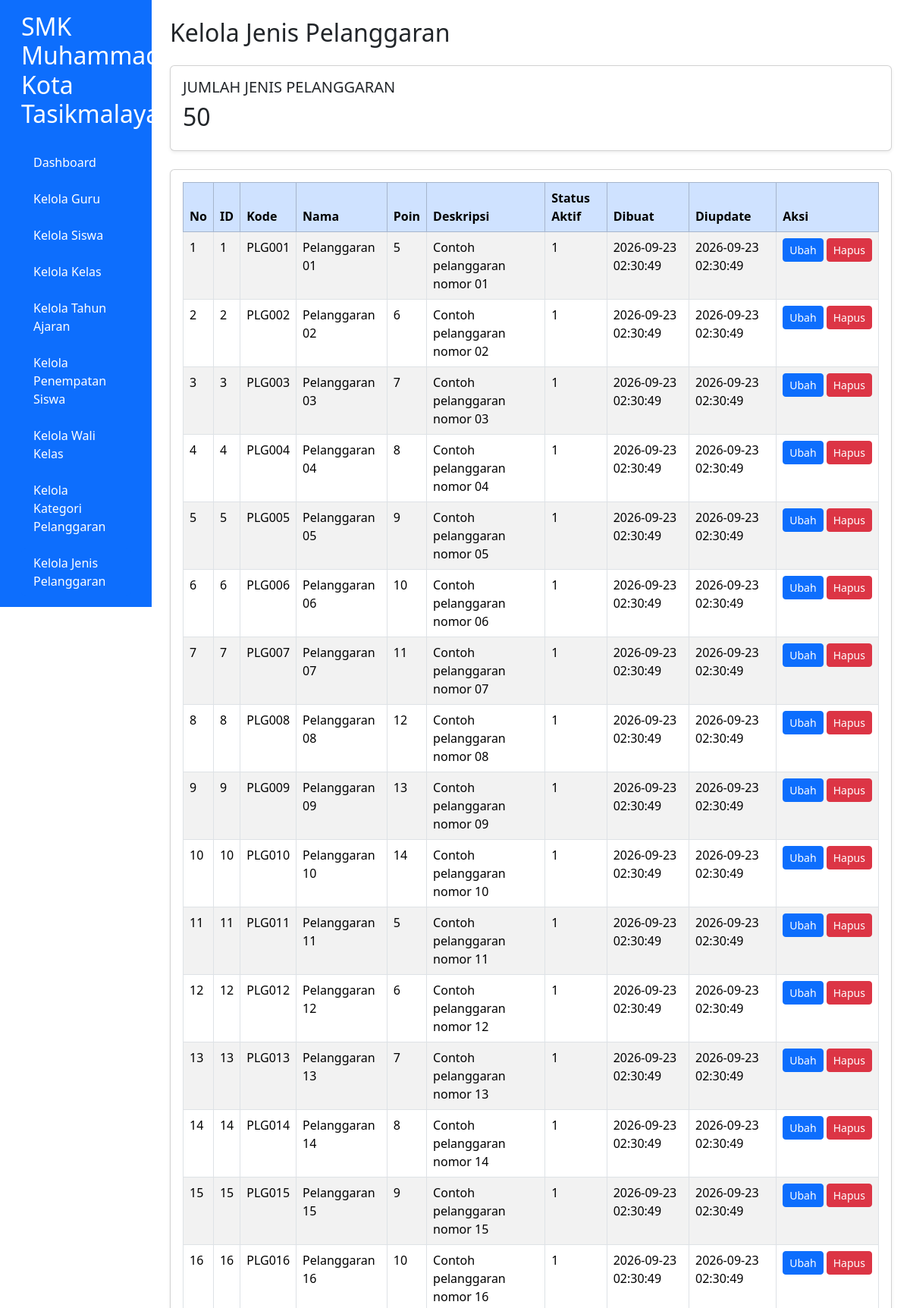
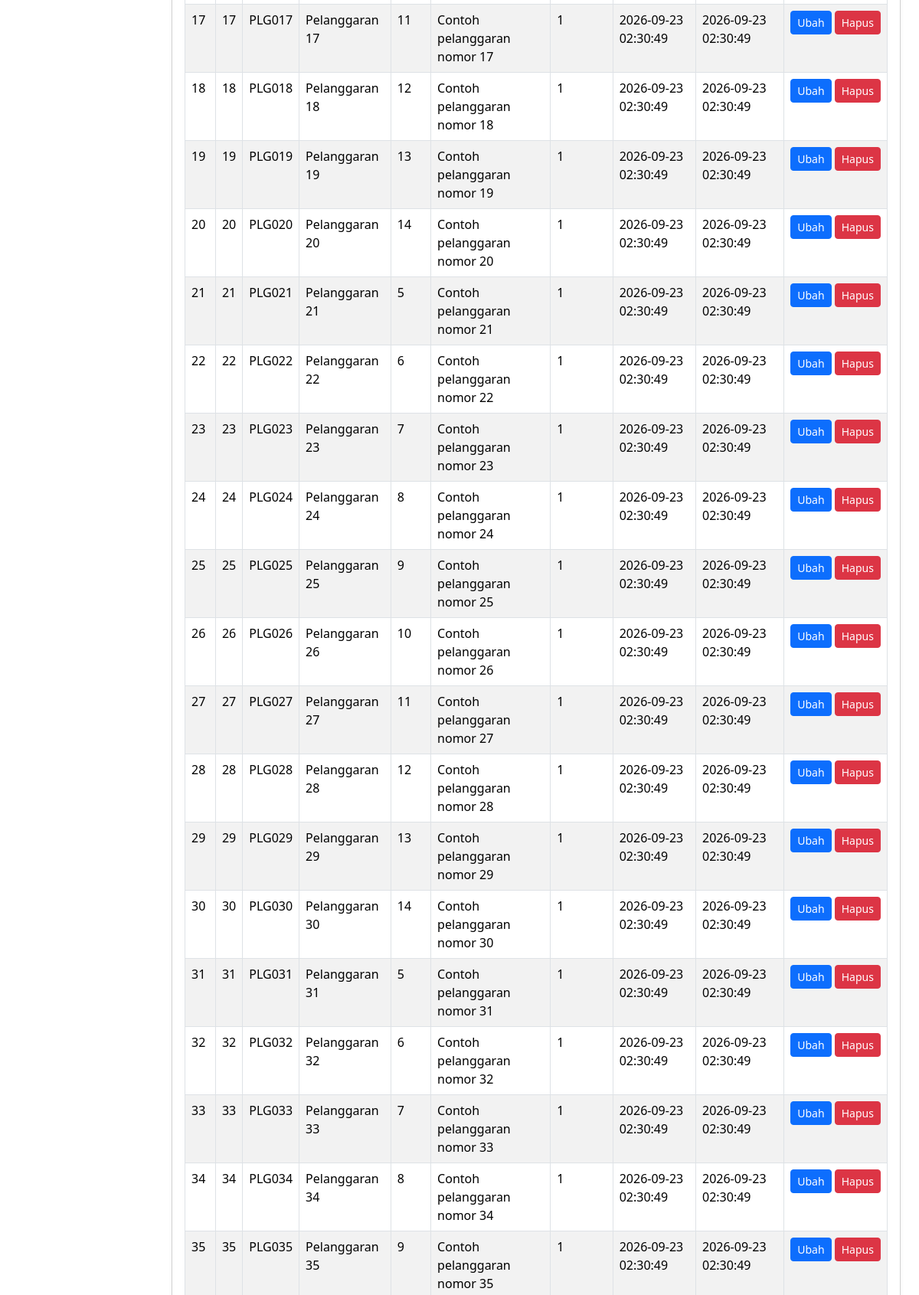
Screenshot of /kelola_jenis_pelanggaran.php (signed in, upper part) with the database file from the repository (2 pictures, top to bottom).
### tables this page shows
CREATE TABLE `t_pelanggaran` (
  `id` int(11) NOT NULL,
  `pelanggaran_kategori_id` int(11) DEFAULT NULL,
  `kode` varchar(30) DEFAULT NULL,
  `nama` varchar(150) DEFAULT NULL,
  `poin` int(11) NOT NULL,
  `deskripsi` text NOT NULL,
  `status_aktif` tinyint(1) NOT NULL,
  `created_at` timestamp NOT NULL DEFAULT current_timestamp(),
  `updated_at` timestamp NOT NULL DEFAULT current_timestamp()
);

### kelola_jenis_pelanggaran.php (the view, shortened to what this page needs)
<?php
require_once "config.php";
$query = mysqli_query($conn, "SELECT COUNT(*) AS total FROM t_pelanggaran");
$total = mysqli_fetch_assoc($query)['total'];
$result = mysqli_query($conn, "SELECT * FROM t_pelanggaran ORDER BY id ASC");
?>
<!DOCTYPE html>
<html lang="id">
<head>
    <link href="https://cdn.jsdelivr.net/npm/bootstrap@5.3.8/dist/css/bootstrap.min.css" rel="stylesheet">
</head>
<body>
<div class="container-fluid">
<div class="row">
<?php include "menu.php"; ?>
<main class="col-md-9 col-lg-10 p-4">
    <h2 class="mb-4">Kelola Jenis Pelanggaran</h2>
    <div class="card mb-4 shadow-sm"><div class="card-body">
        <h5>JUMLAH JENIS PELANGGARAN</h5><h2><?= (int)$total ?></h2>
    </div></div>
    <div class="card shadow-sm"><div class="card-body">
        <div class="table-responsive">
        <table class="table table-bordered table-striped table-hover">
            <thead class="table-primary">
                <tr><th>No</th><th>ID</th><th>Kode</th><th>Nama</th><th>Poin</th><th>Deskripsi</th><th>Status Aktif</th><th>Dibuat</th><th>Diupdate</th><th>Aksi</th></tr>
            </thead>
            <tbody>
            <?php if (mysqli_num_rows($result) > 0): ?>
                <?php $no = 1; while ($row = mysqli_fetch_assoc($result)):
                    $updated = $row['updated_at'] ?? '';
                ?>
                <tr>
                    <td><?= $no++ ?></td>
                    <td><?= htmlspecialchars((string)$row['id']) ?></td>
                    <td><?= htmlspecialchars((string)($row['kode'] ?? '-')) ?></td>
                    <td><?= htmlspecialchars((string)($row['nama'] ?? '-')) ?></td>
                    <td><?= htmlspecialchars((string)($row['poin'] ?? '-')) ?></td>
                    <td><?= htmlspecialchars((string)($row['deskripsi'] ?? '-')) ?></td>
                    <td><?= htmlspecialchars((string)($row['status_aktif'] ?? '-')) ?></td>
                    <td><?= htmlspecialchars((string)($row['created_at'] ?? '-')) ?></td>
                    <td><?= htmlspecialchars((string)$updated) ?></td>
                    <td class="text-nowrap">
                        <a href="edit_jenis_pelanggaran.php?id=<?= urlencode((string)$row['id']) ?>" class="btn btn-sm btn-primary">Ubah</a>
                        <a href="hapus_jenis_pelanggaran.php?id=<?= urlencode((string)$row['id']) ?>" class="btn btn-sm btn-danger" onclick="return confirm('Yakin ingin menghapus jenis pelanggaran ini?')">Hapus</a>
                    </td>
                </tr>
                <?php endwhile; ?>
            <?php else: ?>
                <tr><td colspan="10" class="text-center">Belum ada jenis pelanggaran.</td></tr>
            <?php endif; ?>
            </tbody>
        </table>
        </div>
    </div></div>
</main>
</div>
</div>
</body>
</html>

### rows the page displays
t_pelanggaran: id "1", kode "PLG001", nama "Pelanggaran 01", poin "5", deskripsi "Contoh pelanggaran nomor 01", status_aktif "1", created_at "2026-09-23 02:30:49", updated_at "2026-09-23 02:30:49"
t_pelanggaran: id "2", kode "PLG002", nama "Pelanggaran 02", poin "6", deskripsi "Contoh pelanggaran nomor 02", status_aktif "1", created_at "2026-09-23 02:30:49", updated_at "2026-09-23 02:30:49"
t_pelanggaran: id "3", kode "PLG003", nama "Pelanggaran 03", poin "7", deskripsi "Contoh pelanggaran nomor 03", status_aktif "1", created_at "2026-09-23 02:30:49", updated_at "2026-09-23 02:30:49"
t_pelanggaran: id "4", kode "PLG004", nama "Pelanggaran 04", poin "8", deskripsi "Contoh pelanggaran nomor 04", status_aktif "1", created_at "2026-09-23 02:30:49", updated_at "2026-09-23 02:30:49"
t_pelanggaran: id "5", kode "PLG005", nama "Pelanggaran 05", poin "9", deskripsi "Contoh pelanggaran nomor 05", status_aktif "1", created_at "2026-09-23 02:30:49", updated_at "2026-09-23 02:30:49"
t_pelanggaran: id "6", kode "PLG006", nama "Pelanggaran 06", poin "10", deskripsi "Contoh pelanggaran nomor 06", status_aktif "1", created_at "2026-09-23 02:30:49", updated_at "2026-09-23 02:30:49"
t_pelanggaran: id "7", kode "PLG007", nama "Pelanggaran 07", poin "11", deskripsi "Contoh pelanggaran nomor 07", status_aktif "1", created_at "2026-09-23 02:30:49", updated_at "2026-09-23 02:30:49"
t_pelanggaran: id "8", kode "PLG008", nama "Pelanggaran 08", poin "12", deskripsi "Contoh pelanggaran nomor 08", status_aktif "1", created_at "2026-09-23 02:30:49", updated_at "2026-09-23 02:30:49"
t_pelanggaran: id "9", kode "PLG009", nama "Pelanggaran 09", poin "13", deskripsi "Contoh pelanggaran nomor 09", status_aktif "1", created_at "2026-09-23 02:30:49", updated_at "2026-09-23 02:30:49"
t_pelanggaran: id "10", kode "PLG010", nama "Pelanggaran 10", poin "14", deskripsi "Contoh pelanggaran nomor 10", status_aktif "1", created_at "2026-09-23 02:30:49", updated_at "2026-09-23 02:30:49"
t_pelanggaran: id "11", kode "PLG011", nama "Pelanggaran 11", poin "5", deskripsi "Contoh pelanggaran nomor 11", status_aktif "1", created_at "2026-09-23 02:30:49", updated_at "2026-09-23 02:30:49"
t_pelanggaran: id "12", kode "PLG012", nama "Pelanggaran 12", poin "6", deskripsi "Contoh pelanggaran nomor 12", status_aktif "1", created_at "2026-09-23 02:30:49", updated_at "2026-09-23 02:30:49"
t_pelanggaran: id "13", kode "PLG013", nama "Pelanggaran 13", poin "7", deskripsi "Contoh pelanggaran nomor 13", status_aktif "1", created_at "2026-09-23 02:30:49", updated_at "2026-09-23 02:30:49"
t_pelanggaran: id "14", kode "PLG014", nama "Pelanggaran 14", poin "8", deskripsi "Contoh pelanggaran nomor 14", status_aktif "1", created_at "2026-09-23 02:30:49", updated_at "2026-09-23 02:30:49"
t_pelanggaran: id "15", kode "PLG015", nama "Pelanggaran 15", poin "9", deskripsi "Contoh pelanggaran nomor 15", status_aktif "1", created_at "2026-09-23 02:30:49", updated_at "2026-09-23 02:30:49"
t_pelanggaran: id "16", kode "PLG016", nama "Pelanggaran 16", poin "10", deskripsi "Contoh pelanggaran nomor 16", status_aktif "1", created_at "2026-09-23 02:30:49", updated_at "2026-09-23 02:30:49"
t_pelanggaran: id "17", kode "PLG017", nama "Pelanggaran 17", poin "11", deskripsi "Contoh pelanggaran nomor 17", status_aktif "1", created_at "2026-09-23 02:30:49", updated_at "2026-09-23 02:30:49"
t_pelanggaran: id "18", kode "PLG018", nama "Pelanggaran 18", poin "12", deskripsi "Contoh pelanggaran nomor 18", status_aktif "1", created_at "2026-09-23 02:30:49", updated_at "2026-09-23 02:30:49"
t_pelanggaran: id "19", kode "PLG019", nama "Pelanggaran 19", poin "13", deskripsi "Contoh pelanggaran nomor 19", status_aktif "1", created_at "2026-09-23 02:30:49", updated_at "2026-09-23 02:30:49"
t_pelanggaran: id "20", kode "PLG020", nama "Pelanggaran 20", poin "14", deskripsi "Contoh pelanggaran nomor 20", status_aktif "1", created_at "2026-09-23 02:30:49", updated_at "2026-09-23 02:30:49"
t_pelanggaran: id "21", kode "PLG021", nama "Pelanggaran 21", poin "5", deskripsi "Contoh pelanggaran nomor 21", status_aktif "1", created_at "2026-09-23 02:30:49", updated_at "2026-09-23 02:30:49"
t_pelanggaran: id "22", kode "PLG022", nama "Pelanggaran 22", poin "6", deskripsi "Contoh pelanggaran nomor 22", status_aktif "1", created_at "2026-09-23 02:30:49", updated_at "2026-09-23 02:30:49"
t_pelanggaran: id "23", kode "PLG023", nama "Pelanggaran 23", poin "7", deskripsi "Contoh pelanggaran nomor 23", status_aktif "1", created_at "2026-09-23 02:30:49", updated_at "2026-09-23 02:30:49"
t_pelanggaran: id "24", kode "PLG024", nama "Pelanggaran 24", poin "8", deskripsi "Contoh pelanggaran nomor 24", status_aktif "1", created_at "2026-09-23 02:30:49", updated_at "2026-09-23 02:30:49"
t_pelanggaran: id "25", kode "PLG025", nama "Pelanggaran 25", poin "9", deskripsi "Contoh pelanggaran nomor 25", status_aktif "1", created_at "2026-09-23 02:30:49", updated_at "2026-09-23 02:30:49"
t_pelanggaran: id "26", kode "PLG026", nama "Pelanggaran 26", poin "10", deskripsi "Contoh pelanggaran nomor 26", status_aktif "1", created_at "2026-09-23 02:30:49", updated_at "2026-09-23 02:30:49"
t_pelanggaran: id "27", kode "PLG027", nama "Pelanggaran 27", poin "11", deskripsi "Contoh pelanggaran nomor 27", status_aktif "1", created_at "2026-09-23 02:30:49", updated_at "2026-09-23 02:30:49"
t_pelanggaran: id "28", kode "PLG028", nama "Pelanggaran 28", poin "12", deskripsi "Contoh pelanggaran nomor 28", status_aktif "1", created_at "2026-09-23 02:30:49", updated_at "2026-09-23 02:30:49"
t_pelanggaran: id "29", kode "PLG029", nama "Pelanggaran 29", poin "13", deskripsi "Contoh pelanggaran nomor 29", status_aktif "1", created_at "2026-09-23 02:30:49", updated_at "2026-09-23 02:30:49"
t_pelanggaran: id "30", kode "PLG030", nama "Pelanggaran 30", poin "14", deskripsi "Contoh pelanggaran nomor 30", status_aktif "1", created_at "2026-09-23 02:30:49", updated_at "2026-09-23 02:30:49"
t_pelanggaran: id "31", kode "PLG031", nama "Pelanggaran 31", poin "5", deskripsi "Contoh pelanggaran nomor 31", status_aktif "1", created_at "2026-09-23 02:30:49", updated_at "2026-09-23 02:30:49"
t_pelanggaran: id "32", kode "PLG032", nama "Pelanggaran 32", poin "6", deskripsi "Contoh pelanggaran nomor 32", status_aktif "1", created_at "2026-09-23 02:30:49", updated_at "2026-09-23 02:30:49"
t_pelanggaran: id "33", kode "PLG033", nama "Pelanggaran 33", poin "7", deskripsi "Contoh pelanggaran nomor 33", status_aktif "1", created_at "2026-09-23 02:30:49", updated_at "2026-09-23 02:30:49"
t_pelanggaran: id "34", kode "PLG034", nama "Pelanggaran 34", poin "8", deskripsi "Contoh pelanggaran nomor 34", status_aktif "1", created_at "2026-09-23 02:30:49", updated_at "2026-09-23 02:30:49"
t_pelanggaran: id "35", kode "PLG035", nama "Pelanggaran 35", poin "9", deskripsi "Contoh pelanggaran nomor 35", status_aktif "1", created_at "2026-09-23 02:30:49", updated_at "2026-09-23 02:30:49"

### other values shown
$total "50"
